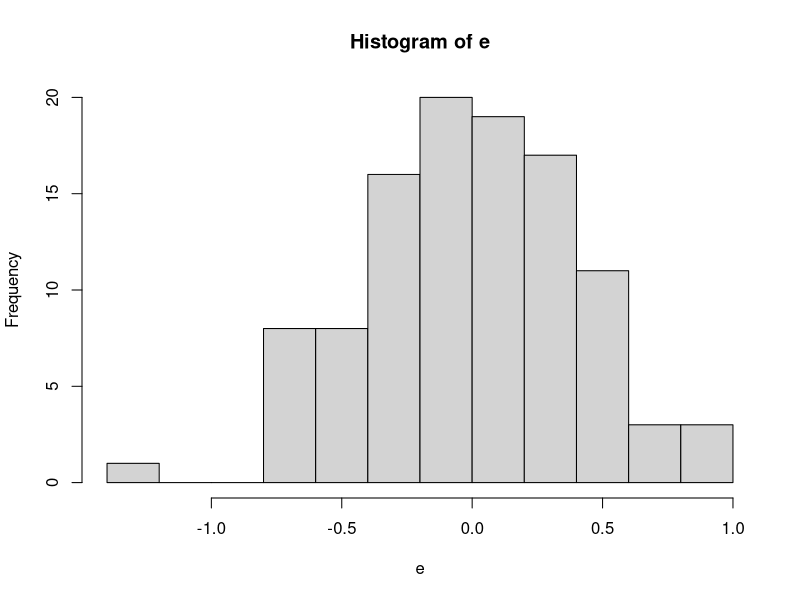

Write the R code that produced this figure.
 
# 1. Chia bộ dữ liệu làm 2 phần training data và test data
# Chọn ngẫu nhiên một phần của bộ dữ liệu làm training data (thường theo 1 
# tỉ lệ cho trước)
# Phần còn lại dùng làm test data

# 2. Trên training data
# Phân tích hồi quy tuyến tính Y = a_0 + a_1 * X + e
# Đưa ra khoảng tin cậy beta cho a_0 và a_1
# Đánh giá hệ số của mô hình

# 3. Trên test data
#  Tính TSS = sum((y - mean(y))^2)  xét trên y
#  Tính RSS = sum(e^2) - sum((y - a_0_h - a_1_h * x)^2)
# TSS so sánh sự sai khác tính trên gt của y(mức độ chênh lệch của y vs gt 
# trung bình của y)
# Xét trên phần dư
  # Tính R2 = 1 - RSS/TSS
#   R là hệ số tương quan mẫu đo mức độ phụ thuộc tuyến tính của Y và X

# RSE độ thiếu chính xác của mô hình

data(iris)
# make this example reproducible
set.seed(1)
# use 70% of dataset as training set and remaining 30% as testing set
sample <- sample(c(TRUE, FALSE), nrow(iris), replace = TRUE, prob=c(0.7, 0.3))
                                                                    
table(sample)        

train <- iris[sample, ]
test <- iris[!sample, ]
dim(test)   
dim(train)

# Bộ dữ liệu iris gồm 150 quan sát đã được chia thành 2 bộ dữ liệu con train gồm
# 106 quan sát và 44 quan sát cho test

names(iris)
# Viết mô hình hồi quy tuyến tính của Sepal.Length theo Petal.Length
attach(train)
lm.fit <- lm(Sepal.Length ~ Petal.Length)
lm.fit
# Intercept : 4.3066
# Petal.Length : 0.4089

summary(lm.fit)
# Y = alpha + beta*X
# H0: hệ số hồi quy = 0; H1: Hệ số hồi quy != 0
# Vì p-value < 0.05 nên bác bỏ H0
# KL với myn 5%, có cơ sở để nó alpha khác 0


# Kiểm định xem sai số có phân theo pp chuẩn không
e = lm.fit$residuals
e
dim(e)
hist(e)
shapiro.test(e)
# Bài toán H0: e tuân theo pp chuẩn. H1: e không tuân theo pp chuẩn
# Do p-value > 0.05 nên chấp nhận H0
# KL mới myn 5%, có cơ sở để nói e tuân theo pp chuẩn

# Trong th e tuân theo pp chuẩn, kiểm định xem giá trị trung bình của e có bằng 0 không
t.test(e, mu = 0)
# H0: E[e] = 0 và H1: E[e] != 0
# Do p-value > 0.05, không có cơ sở bác bỏ H0
                                               
# khoảng tin cậy cho các hệ số
confint(lm.fit, level=0.9)
# 5 %      95 %
#   (Intercept)  4.079031 4.3968438
# Petal.Length 0.391307 0.4658015






